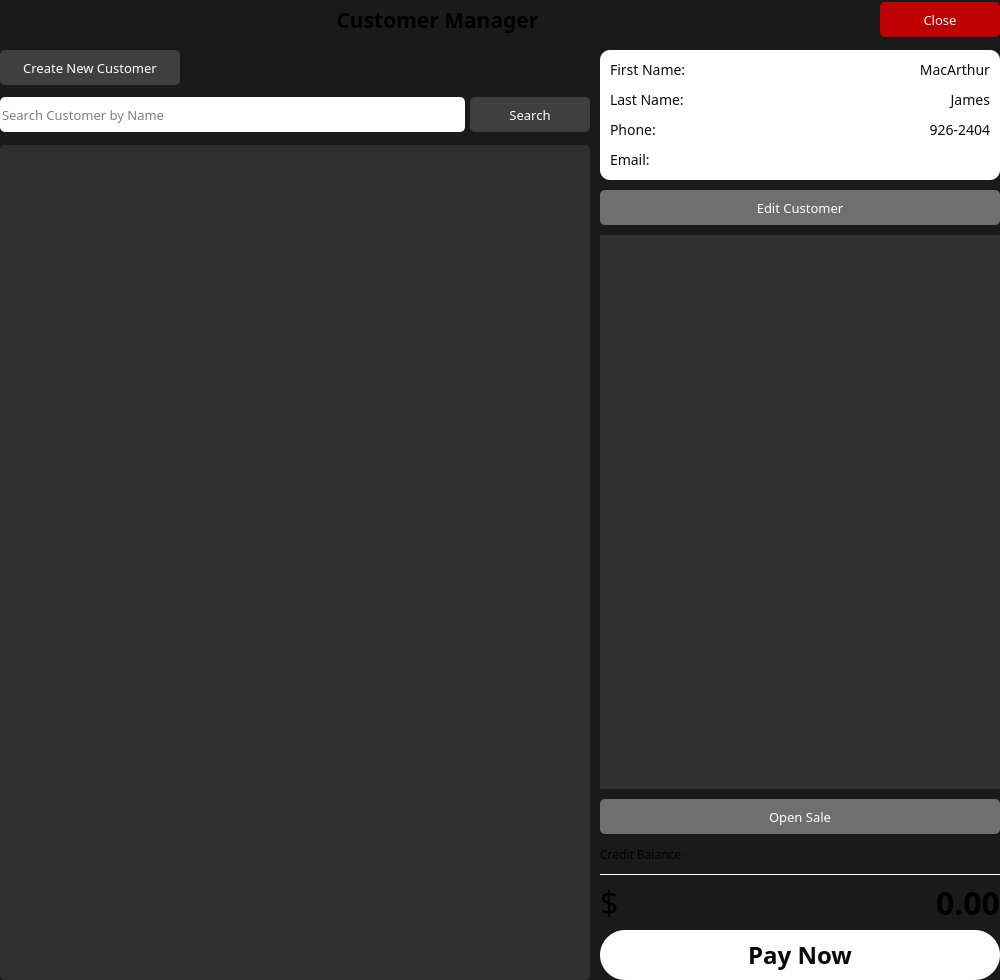
<?xml version="1.0" encoding="UTF-8"?>
<ui version="4.0">
 <class>CustomersListWindow</class>
 <widget class="QWidget" name="CustomersListWindow">
  <property name="geometry">
   <rect>
    <x>0</x>
    <y>0</y>
    <width>1000</width>
    <height>980</height>
   </rect>
  </property>
  <property name="minimumSize">
   <size>
    <width>980</width>
    <height>980</height>
   </size>
  </property>
  <property name="font">
   <font>
    <family>Lexend</family>
    <pointsize>10</pointsize>
   </font>
  </property>
  <property name="windowTitle">
   <string>Users List</string>
  </property>
  <property name="styleSheet">
   <string notr="true">#CustomersListWindow {
	background-color: #1a1a1a;
}</string>
  </property>
  <layout class="QVBoxLayout" name="verticalLayout">
   <property name="spacing">
    <number>10</number>
   </property>
   <property name="leftMargin">
    <number>0</number>
   </property>
   <property name="topMargin">
    <number>0</number>
   </property>
   <property name="rightMargin">
    <number>0</number>
   </property>
   <property name="bottomMargin">
    <number>0</number>
   </property>
   <item>
    <widget class="QWidget" name="widget" native="true">
     <property name="minimumSize">
      <size>
       <width>0</width>
       <height>40</height>
      </size>
     </property>
     <property name="maximumSize">
      <size>
       <width>16777215</width>
       <height>45</height>
      </size>
     </property>
     <layout class="QHBoxLayout" name="horizontalLayout_3">
      <property name="spacing">
       <number>5</number>
      </property>
      <property name="leftMargin">
       <number>0</number>
      </property>
      <property name="topMargin">
       <number>0</number>
      </property>
      <property name="rightMargin">
       <number>0</number>
      </property>
      <property name="bottomMargin">
       <number>0</number>
      </property>
      <item>
       <widget class="QLabel" name="lb_customer_title">
        <property name="minimumSize">
         <size>
          <width>0</width>
          <height>35</height>
         </size>
        </property>
        <property name="maximumSize">
         <size>
          <width>16777215</width>
          <height>35</height>
         </size>
        </property>
        <property name="font">
         <font>
          <family>Lexend</family>
          <pointsize>16</pointsize>
          <bold>true</bold>
         </font>
        </property>
        <property name="text">
         <string>Customer Manager</string>
        </property>
        <property name="alignment">
         <set>Qt::AlignmentFlag::AlignCenter</set>
        </property>
       </widget>
      </item>
      <item>
       <widget class="QPushButton" name="pb_customer_close">
        <property name="minimumSize">
         <size>
          <width>120</width>
          <height>35</height>
         </size>
        </property>
        <property name="maximumSize">
         <size>
          <width>120</width>
          <height>35</height>
         </size>
        </property>
        <property name="styleSheet">
         <string notr="true">#pb_customer_close {
	background-color: #bf0000;
	border: None;
	border-radius: 5px;
	color: white;
}

#pb_customer_close:hover {
	background-color: #ff0000;
	color: white;
}</string>
        </property>
        <property name="text">
         <string>Close</string>
        </property>
        <property name="icon">
         <iconset resource="../../assets/images/icons.qrc">
          <normaloff>:/Icons/close_white.svg</normaloff>:/Icons/close_white.svg</iconset>
        </property>
       </widget>
      </item>
     </layout>
    </widget>
   </item>
   <item>
    <widget class="QWidget" name="wd_content" native="true">
     <layout class="QHBoxLayout" name="horizontalLayout">
      <property name="spacing">
       <number>10</number>
      </property>
      <property name="leftMargin">
       <number>0</number>
      </property>
      <property name="topMargin">
       <number>0</number>
      </property>
      <property name="rightMargin">
       <number>0</number>
      </property>
      <property name="bottomMargin">
       <number>0</number>
      </property>
      <item>
       <widget class="QWidget" name="wd_all_view" native="true">
        <layout class="QVBoxLayout" name="verticalLayout_2">
         <property name="spacing">
          <number>10</number>
         </property>
         <property name="leftMargin">
          <number>0</number>
         </property>
         <property name="topMargin">
          <number>0</number>
         </property>
         <property name="rightMargin">
          <number>0</number>
         </property>
         <property name="bottomMargin">
          <number>0</number>
         </property>
         <item>
          <widget class="QPushButton" name="pb_create_customer">
           <property name="minimumSize">
            <size>
             <width>180</width>
             <height>35</height>
            </size>
           </property>
           <property name="maximumSize">
            <size>
             <width>180</width>
             <height>16777215</height>
            </size>
           </property>
           <property name="font">
            <font>
             <family>Lexend</family>
             <pointsize>10</pointsize>
            </font>
           </property>
           <property name="styleSheet">
            <string notr="true">#pb_create_customer {
	background-color: #3f3f3f;
	color: white;
	border: None;
	border-radius: 5px;
}
#pb_create_customer:hover {
	background-color: #4f4f4f;
}</string>
           </property>
           <property name="text">
            <string>Create New Customer</string>
           </property>
           <property name="icon">
            <iconset resource="../../assets/images/icons.qrc">
             <normaloff>:/Icons/add_white.svg</normaloff>:/Icons/add_white.svg</iconset>
           </property>
           <property name="flat">
            <bool>false</bool>
           </property>
          </widget>
         </item>
         <item>
          <widget class="QWidget" name="wd_customer_search" native="true">
           <property name="minimumSize">
            <size>
             <width>0</width>
             <height>40</height>
            </size>
           </property>
           <property name="maximumSize">
            <size>
             <width>16777215</width>
             <height>40</height>
            </size>
           </property>
           <layout class="QHBoxLayout" name="horizontalLayout_2">
            <property name="spacing">
             <number>5</number>
            </property>
            <property name="leftMargin">
             <number>0</number>
            </property>
            <property name="topMargin">
             <number>0</number>
            </property>
            <property name="rightMargin">
             <number>0</number>
            </property>
            <property name="bottomMargin">
             <number>0</number>
            </property>
            <item>
             <widget class="QLineEdit" name="le_customer_search">
              <property name="minimumSize">
               <size>
                <width>0</width>
                <height>35</height>
               </size>
              </property>
              <property name="font">
               <font>
                <family>Lexend</family>
                <pointsize>10</pointsize>
               </font>
              </property>
              <property name="styleSheet">
               <string notr="true">color: #000;
background-color: #fff;
border: None;
border-radius: 5px;</string>
              </property>
              <property name="placeholderText">
               <string>Search Customer by Name</string>
              </property>
             </widget>
            </item>
            <item>
             <widget class="QPushButton" name="pb_customer_search">
              <property name="minimumSize">
               <size>
                <width>120</width>
                <height>35</height>
               </size>
              </property>
              <property name="font">
               <font>
                <family>Lexend</family>
                <pointsize>10</pointsize>
               </font>
              </property>
              <property name="styleSheet">
               <string notr="true">#pb_customer_search {
	background-color: #3f3f3f;
	color: #fff;
	border: None;
	border-radius: 5px;
}
#pb_customer_search:hover {
	background-color: #4f4f4f;
}</string>
              </property>
              <property name="text">
               <string>Search</string>
              </property>
              <property name="icon">
               <iconset resource="../../assets/images/icons.qrc">
                <normaloff>:/Icons/search_white.svg</normaloff>:/Icons/search_white.svg</iconset>
              </property>
              <property name="iconSize">
               <size>
                <width>16</width>
                <height>16</height>
               </size>
              </property>
             </widget>
            </item>
           </layout>
          </widget>
         </item>
         <item>
          <widget class="QTableView" name="tbl_customers">
           <property name="styleSheet">
            <string notr="true">#tbl_customers {
	background-color: #2f2f2f;
	color: white;
	border: None;
	border-radius: 5px;
}</string>
           </property>
          </widget>
         </item>
        </layout>
       </widget>
      </item>
      <item>
       <widget class="QWidget" name="wd_detail_view" native="true">
        <property name="minimumSize">
         <size>
          <width>400</width>
          <height>0</height>
         </size>
        </property>
        <property name="maximumSize">
         <size>
          <width>400</width>
          <height>16777215</height>
         </size>
        </property>
        <property name="styleSheet">
         <string notr="true">#wd_detail_view QFrame {
	border: None;
}</string>
        </property>
        <layout class="QVBoxLayout" name="verticalLayout_5">
         <property name="spacing">
          <number>10</number>
         </property>
         <property name="leftMargin">
          <number>0</number>
         </property>
         <property name="topMargin">
          <number>0</number>
         </property>
         <property name="rightMargin">
          <number>0</number>
         </property>
         <property name="bottomMargin">
          <number>0</number>
         </property>
         <item>
          <widget class="QWidget" name="wd_customer_details" native="true">
           <property name="minimumSize">
            <size>
             <width>380</width>
             <height>0</height>
            </size>
           </property>
           <property name="maximumSize">
            <size>
             <width>400</width>
             <height>16777215</height>
            </size>
           </property>
           <property name="font">
            <font>
             <family>Lexend</family>
            </font>
           </property>
           <property name="styleSheet">
            <string notr="true">#wd_customer_details {
	background-color: #fff;
	border: None;
	border-radius: 10px;
	color: #1a1a1a;
}

#wd_customer_details QLabel {
	border: None;
	color: #0c0c0c;
	font-size: 14px;
	font-weight: Normal;
}</string>
           </property>
           <layout class="QFormLayout" name="formLayout">
            <property name="horizontalSpacing">
             <number>10</number>
            </property>
            <property name="verticalSpacing">
             <number>10</number>
            </property>
            <property name="leftMargin">
             <number>10</number>
            </property>
            <property name="topMargin">
             <number>10</number>
            </property>
            <property name="rightMargin">
             <number>10</number>
            </property>
            <property name="bottomMargin">
             <number>10</number>
            </property>
            <item row="0" column="0">
             <widget class="QLabel" name="lb_first_name">
              <property name="minimumSize">
               <size>
                <width>80</width>
                <height>0</height>
               </size>
              </property>
              <property name="font">
               <font>
                <family>Lexend</family>
                <pointsize>-1</pointsize>
                <bold>false</bold>
               </font>
              </property>
              <property name="text">
               <string>First Name:</string>
              </property>
             </widget>
            </item>
            <item row="0" column="1">
             <widget class="QLabel" name="lb_firstName_val">
              <property name="minimumSize">
               <size>
                <width>120</width>
                <height>0</height>
               </size>
              </property>
              <property name="font">
               <font>
                <family>Lexend</family>
                <pointsize>-1</pointsize>
                <bold>false</bold>
               </font>
              </property>
              <property name="text">
               <string>MacArthur</string>
              </property>
              <property name="alignment">
               <set>Qt::AlignmentFlag::AlignRight|Qt::AlignmentFlag::AlignTrailing|Qt::AlignmentFlag::AlignVCenter</set>
              </property>
             </widget>
            </item>
            <item row="1" column="0">
             <widget class="QLabel" name="lb_last_name">
              <property name="minimumSize">
               <size>
                <width>80</width>
                <height>0</height>
               </size>
              </property>
              <property name="font">
               <font>
                <family>Lexend</family>
                <pointsize>-1</pointsize>
                <bold>false</bold>
               </font>
              </property>
              <property name="text">
               <string>Last Name:</string>
              </property>
             </widget>
            </item>
            <item row="1" column="1">
             <widget class="QLabel" name="lb_lastName_val">
              <property name="minimumSize">
               <size>
                <width>120</width>
                <height>0</height>
               </size>
              </property>
              <property name="font">
               <font>
                <family>Lexend</family>
                <pointsize>-1</pointsize>
                <bold>false</bold>
               </font>
              </property>
              <property name="text">
               <string>James</string>
              </property>
              <property name="alignment">
               <set>Qt::AlignmentFlag::AlignRight|Qt::AlignmentFlag::AlignTrailing|Qt::AlignmentFlag::AlignVCenter</set>
              </property>
             </widget>
            </item>
            <item row="2" column="0">
             <widget class="QLabel" name="lb_phone">
              <property name="minimumSize">
               <size>
                <width>80</width>
                <height>0</height>
               </size>
              </property>
              <property name="font">
               <font>
                <family>Lexend</family>
                <pointsize>-1</pointsize>
                <bold>false</bold>
               </font>
              </property>
              <property name="text">
               <string>Phone:</string>
              </property>
             </widget>
            </item>
            <item row="2" column="1">
             <widget class="QLabel" name="lb_phone_val">
              <property name="minimumSize">
               <size>
                <width>120</width>
                <height>0</height>
               </size>
              </property>
              <property name="font">
               <font>
                <family>Lexend</family>
                <pointsize>-1</pointsize>
                <bold>false</bold>
               </font>
              </property>
              <property name="text">
               <string>926-2404</string>
              </property>
              <property name="alignment">
               <set>Qt::AlignmentFlag::AlignRight|Qt::AlignmentFlag::AlignTrailing|Qt::AlignmentFlag::AlignVCenter</set>
              </property>
             </widget>
            </item>
            <item row="3" column="0">
             <widget class="QLabel" name="lb_email">
              <property name="minimumSize">
               <size>
                <width>80</width>
                <height>0</height>
               </size>
              </property>
              <property name="font">
               <font>
                <family>Lexend</family>
                <pointsize>-1</pointsize>
                <bold>false</bold>
               </font>
              </property>
              <property name="text">
               <string>Email:</string>
              </property>
             </widget>
            </item>
            <item row="3" column="1">
             <widget class="QLabel" name="lb_email_val">
              <property name="minimumSize">
               <size>
                <width>120</width>
                <height>0</height>
               </size>
              </property>
              <property name="font">
               <font>
                <family>Lexend</family>
                <pointsize>-1</pointsize>
                <bold>false</bold>
               </font>
              </property>
              <property name="text">
               <string/>
              </property>
              <property name="alignment">
               <set>Qt::AlignmentFlag::AlignRight|Qt::AlignmentFlag::AlignTrailing|Qt::AlignmentFlag::AlignVCenter</set>
              </property>
             </widget>
            </item>
           </layout>
          </widget>
         </item>
         <item>
          <widget class="QPushButton" name="pb_edit_customer">
           <property name="minimumSize">
            <size>
             <width>0</width>
             <height>35</height>
            </size>
           </property>
           <property name="maximumSize">
            <size>
             <width>16777215</width>
             <height>35</height>
            </size>
           </property>
           <property name="font">
            <font>
             <family>Lexend</family>
             <pointsize>10</pointsize>
            </font>
           </property>
           <property name="layoutDirection">
            <enum>Qt::LayoutDirection::LeftToRight</enum>
           </property>
           <property name="styleSheet">
            <string notr="true">#pb_edit_customer {
	background-color: #6f6f6f;
	color: white;
	border: None;
	border-radius: 5px;
}
#pb_edit_customer:hover {
	background-color: #8f8f8f;
}</string>
           </property>
           <property name="text">
            <string>Edit Customer</string>
           </property>
           <property name="icon">
            <iconset resource="../../assets/images/icons.qrc">
             <normaloff>:/Icons/edit_white.svg</normaloff>:/Icons/edit_white.svg</iconset>
           </property>
          </widget>
         </item>
         <item>
          <widget class="QWidget" name="widget_2" native="true">
           <layout class="QVBoxLayout" name="verticalLayout_3">
            <property name="spacing">
             <number>10</number>
            </property>
            <property name="leftMargin">
             <number>0</number>
            </property>
            <property name="topMargin">
             <number>0</number>
            </property>
            <property name="rightMargin">
             <number>0</number>
            </property>
            <property name="bottomMargin">
             <number>0</number>
            </property>
            <item>
             <widget class="QListView" name="lw_customer_sales">
              <property name="styleSheet">
               <string notr="true">#lw_customer_sales {
	background-color: #2f2f2f;
}</string>
              </property>
             </widget>
            </item>
            <item>
             <widget class="QPushButton" name="pb_open_transaction">
              <property name="minimumSize">
               <size>
                <width>0</width>
                <height>35</height>
               </size>
              </property>
              <property name="maximumSize">
               <size>
                <width>16777215</width>
                <height>35</height>
               </size>
              </property>
              <property name="font">
               <font>
                <family>Lexend</family>
                <pointsize>10</pointsize>
               </font>
              </property>
              <property name="styleSheet">
               <string notr="true">#pb_open_transaction {
	background-color: #6f6f6f;
	color: #fff;
	border: None;
	border-radius: 5px;
}
#pb_open_transaction:hover {
	background-color: #8f8f8f;
}</string>
              </property>
              <property name="text">
               <string>Open Sale</string>
              </property>
              <property name="icon">
               <iconset resource="../../assets/images/icons.qrc">
                <normaloff>:/Icons/dollar_white.svg</normaloff>:/Icons/dollar_white.svg</iconset>
              </property>
             </widget>
            </item>
           </layout>
          </widget>
         </item>
         <item>
          <widget class="QWidget" name="wd_customer_action" native="true">
           <layout class="QVBoxLayout" name="verticalLayout_4">
            <property name="spacing">
             <number>10</number>
            </property>
            <property name="leftMargin">
             <number>0</number>
            </property>
            <property name="topMargin">
             <number>0</number>
            </property>
            <property name="rightMargin">
             <number>0</number>
            </property>
            <property name="bottomMargin">
             <number>0</number>
            </property>
            <item>
             <widget class="QLabel" name="lb_balance_txt">
              <property name="minimumSize">
               <size>
                <width>0</width>
                <height>20</height>
               </size>
              </property>
              <property name="font">
               <font>
                <family>Lexend</family>
               </font>
              </property>
              <property name="text">
               <string>Credit Balance</string>
              </property>
             </widget>
            </item>
            <item>
             <widget class="Line" name="line">
              <property name="minimumSize">
               <size>
                <width>400</width>
                <height>1</height>
               </size>
              </property>
              <property name="maximumSize">
               <size>
                <width>400</width>
                <height>1</height>
               </size>
              </property>
              <property name="layoutDirection">
               <enum>Qt::LayoutDirection::LeftToRight</enum>
              </property>
              <property name="styleSheet">
               <string notr="true">background-color: #fff;</string>
              </property>
              <property name="orientation">
               <enum>Qt::Orientation::Horizontal</enum>
              </property>
             </widget>
            </item>
            <item>
             <widget class="QWidget" name="widget_3" native="true">
              <layout class="QHBoxLayout" name="horizontalLayout_4">
               <property name="spacing">
                <number>10</number>
               </property>
               <property name="leftMargin">
                <number>0</number>
               </property>
               <property name="topMargin">
                <number>0</number>
               </property>
               <property name="rightMargin">
                <number>0</number>
               </property>
               <property name="bottomMargin">
                <number>0</number>
               </property>
               <item>
                <widget class="QLabel" name="lb_dollar_sign">
                 <property name="minimumSize">
                  <size>
                   <width>0</width>
                   <height>35</height>
                  </size>
                 </property>
                 <property name="maximumSize">
                  <size>
                   <width>50</width>
                   <height>35</height>
                  </size>
                 </property>
                 <property name="font">
                  <font>
                   <family>Lexend</family>
                   <pointsize>24</pointsize>
                   <bold>false</bold>
                  </font>
                 </property>
                 <property name="text">
                  <string>$</string>
                 </property>
                </widget>
               </item>
               <item>
                <widget class="QLabel" name="lb_balance_amount">
                 <property name="minimumSize">
                  <size>
                   <width>0</width>
                   <height>35</height>
                  </size>
                 </property>
                 <property name="maximumSize">
                  <size>
                   <width>16777215</width>
                   <height>35</height>
                  </size>
                 </property>
                 <property name="font">
                  <font>
                   <family>Lexend</family>
                   <pointsize>24</pointsize>
                   <bold>true</bold>
                  </font>
                 </property>
                 <property name="text">
                  <string>0.00</string>
                 </property>
                 <property name="alignment">
                  <set>Qt::AlignmentFlag::AlignRight|Qt::AlignmentFlag::AlignTrailing|Qt::AlignmentFlag::AlignVCenter</set>
                 </property>
                </widget>
               </item>
              </layout>
             </widget>
            </item>
            <item>
             <widget class="QPushButton" name="pb_pay_now">
              <property name="minimumSize">
               <size>
                <width>0</width>
                <height>50</height>
               </size>
              </property>
              <property name="maximumSize">
               <size>
                <width>16777215</width>
                <height>50</height>
               </size>
              </property>
              <property name="styleSheet">
               <string notr="true">#pb_pay_now {
	background-color: #fff;
	color: #0a0a0a;
	font-size: 24px;
	border: None;
	border-radius: 25px;
	font-weight: bold;
}
#pb_pay_now:hover {
	background-color: #efefef;
}</string>
              </property>
              <property name="text">
               <string>Pay Now</string>
              </property>
             </widget>
            </item>
           </layout>
          </widget>
         </item>
        </layout>
       </widget>
      </item>
     </layout>
    </widget>
   </item>
  </layout>
 </widget>
 <resources>
  <include location="../../assets/images/icons.qrc"/>
 </resources>
 <connections/>
</ui>
